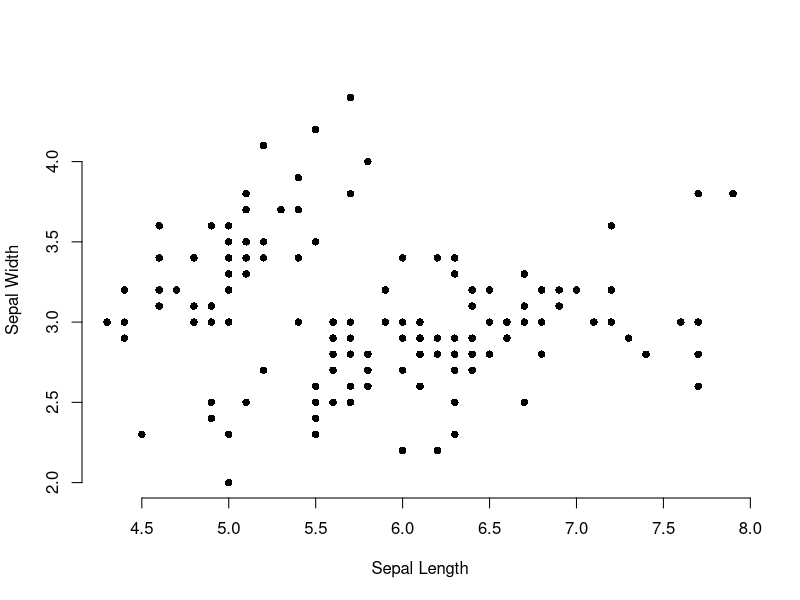
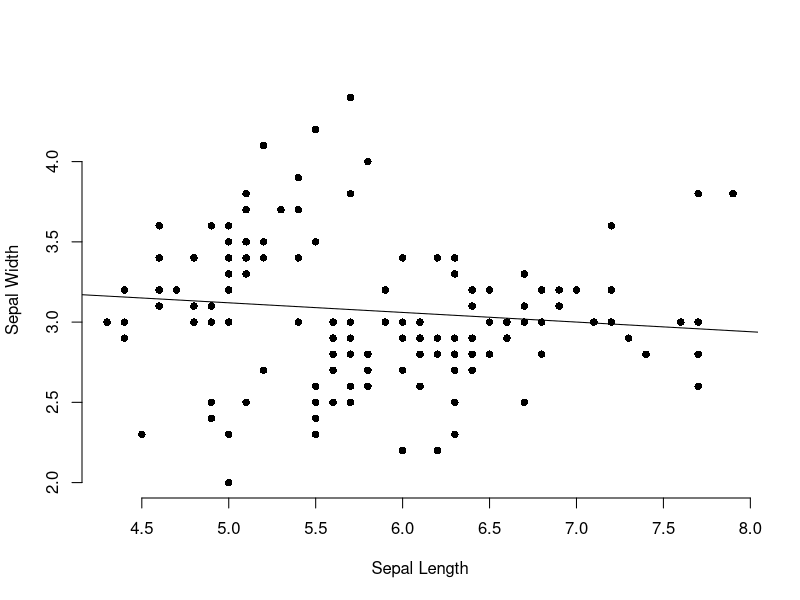
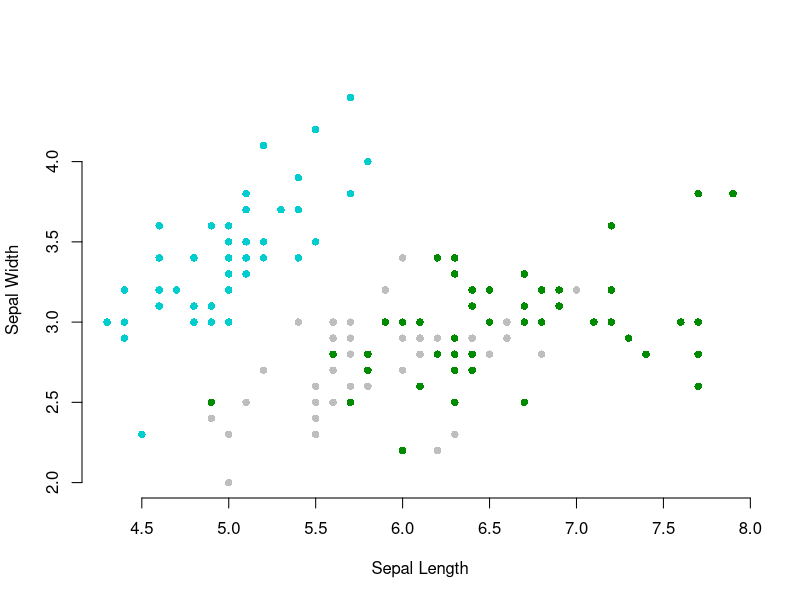
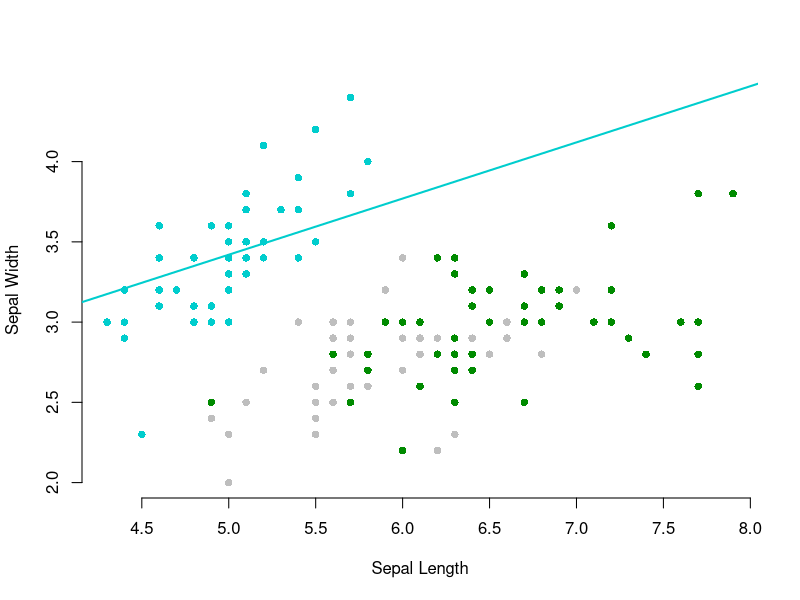
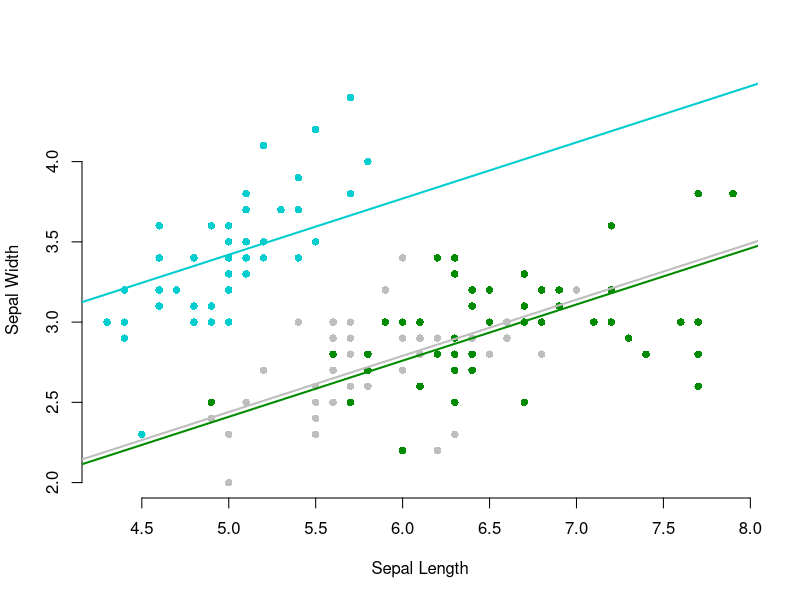
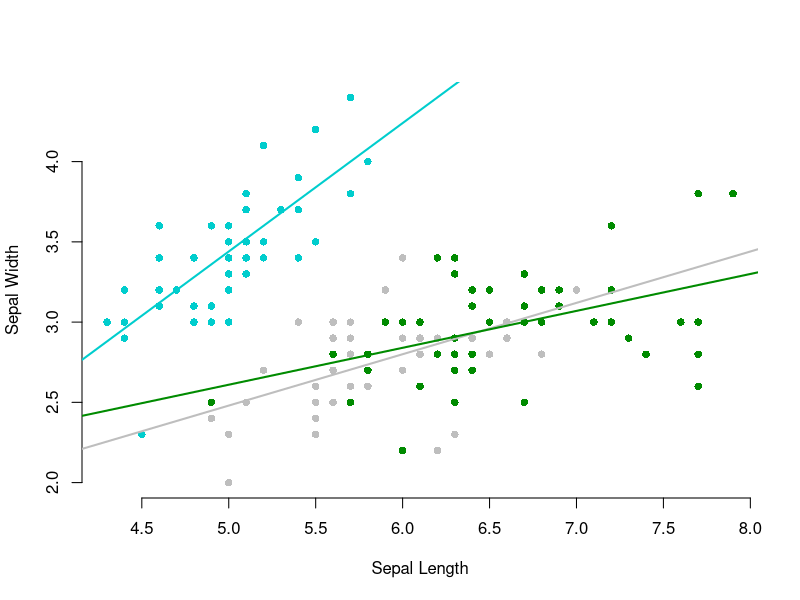
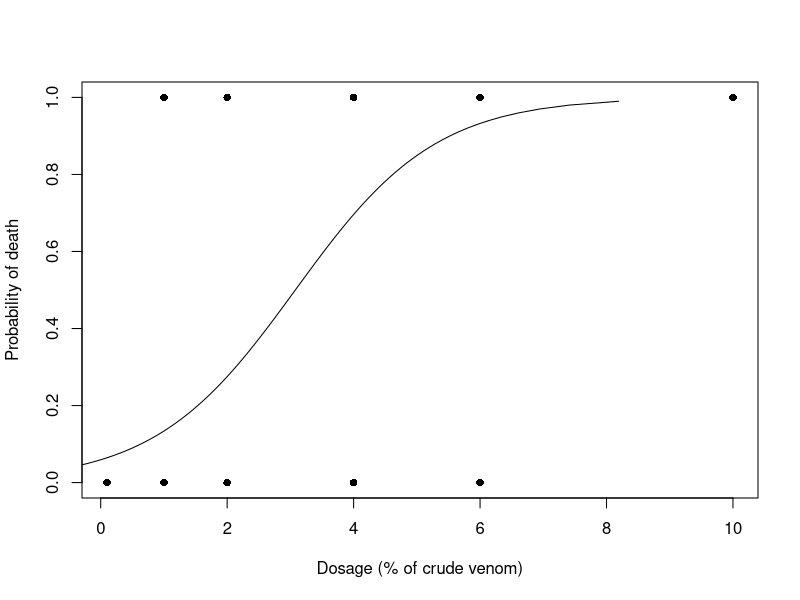

Recreate these plots in R, in order.
## ---- chunk 1

iris_data <- iris

## ---- chunk 2

library(MASS)

## ---- chunk 3

plot(iris_data$Sepal.Width ~ iris_data$Sepal.Length, 
     pch = 16,
     bty = "n",
     xlab = "Sepal Length",
     ylab = "Sepal Width")

## ---- chunk 4

mod_1 <- lm(Sepal.Width ~ Sepal.Length,
            data = iris_data)

summary(mod_1)
## ---- chunk 5

plot(iris_data$Sepal.Width ~ iris_data$Sepal.Length, 
     pch = 16,
     bty = "n",
     xlab = "Sepal Length",
     ylab = "Sepal Width")

abline(3.42, -0.06)

## ---- chunk 6

plot(iris_data$Sepal.Width ~ iris_data$Sepal.Length, 
     bty = "n",
     xlab = "Sepal Length",
     ylab = "Sepal Width",
     col = "white")

# colour the points for setosa
points(iris_data[iris_data$Species == "setosa", "Sepal.Width"] ~ 
         iris_data[iris_data$Species == "setosa", "Sepal.Length"],
       col = "cyan3",
       pch = 16)


# colour the points for versicolor
points(iris_data[iris_data$Species == "versicolor", "Sepal.Width"] ~ 
         iris_data[iris_data$Species == "versicolor", "Sepal.Length"],
       col = "grey",
       pch = 16)


# colour the points for virginica
points(iris_data[iris_data$Species == "virginica", "Sepal.Width"] ~ 
         iris_data[iris_data$Species == "virginica", "Sepal.Length"],
       col = "green4",
       pch = 16)



## ---- chunk 7

levels(iris_data$Species)

## ---- chunk 8

mod_2 <- lm(Sepal.Width ~ Sepal.Length + Species,
            data = iris_data)

summary(mod_2)
## ---- chunk 9

plot(iris_data$Sepal.Width ~ iris_data$Sepal.Length, 
     bty = "n",
     xlab = "Sepal Length",
     ylab = "Sepal Width",
     col = "white")

# colour the points for setosa
points(iris_data[iris_data$Species == "setosa", "Sepal.Width"] ~ 
         iris_data[iris_data$Species == "setosa", "Sepal.Length"],
       col = "cyan3",
       pch = 16)


# colour the points for versicolor
points(iris_data[iris_data$Species == "versicolor", "Sepal.Width"] ~ 
         iris_data[iris_data$Species == "versicolor", "Sepal.Length"],
       col = "grey",
       pch = 16)


# colour the points for virginica
points(iris_data[iris_data$Species == "virginica", "Sepal.Width"] ~ 
         iris_data[iris_data$Species == "virginica", "Sepal.Length"],
       col = "green4",
       pch = 16)


abline(1.67, 0.35,
       col = "cyan3",
       lty = 1,
       lwd = 2)

## ---- chunk 10

summary(mod_2)

## ---- chunk 11

#Set up the graph
plot(iris_data$Sepal.Width ~ iris_data$Sepal.Length, 
     bty = "n",
     xlab = "Sepal Length",
     ylab = "Sepal Width",
     col = "white")

# colour the points for setosa
points(iris_data[iris_data$Species == "setosa", "Sepal.Width"] ~ 
         iris_data[iris_data$Species == "setosa", "Sepal.Length"],
       col = "cyan3",
       pch = 16)


# colour the points for versicolor
points(iris_data[iris_data$Species == "versicolor", "Sepal.Width"] ~ 
         iris_data[iris_data$Species == "versicolor", "Sepal.Length"],
       col = "grey",
       pch = 16)


# colour the points for virginica
points(iris_data[iris_data$Species == "virginica", "Sepal.Width"] ~ 
         iris_data[iris_data$Species == "virginica", "Sepal.Length"],
       col = "green4",
       pch = 16)

#fit the line for setosa
abline(1.67, 0.35,
       col = "cyan3",
       lty = 1,
       lwd = 2)

#fit the line for versicolor
abline(1.67 -0.98, 0.35,
       col = "grey",
       lty = 1,
       lwd = 2)

#fit the line for virginica
abline(1.67 -1.01, 0.35,
       col = "green4",
       lty = 1,
       lwd = 2)


## ---- chunk 12

mod_3 <- lm(Sepal.Width ~ Sepal.Length + Species + Sepal.Length:Species,
            data = iris_data)

summary(mod_3)
## ---- chunk 13

#Set up the graph
plot(iris_data$Sepal.Width ~ iris_data$Sepal.Length, 
     bty = "n",
     xlab = "Sepal Length",
     ylab = "Sepal Width",
     col = "white")

# colour the points for setosa
points(iris_data[iris_data$Species == "setosa", "Sepal.Width"] ~ 
         iris_data[iris_data$Species == "setosa", "Sepal.Length"],
       col = "cyan3",
       pch = 16)


# colour the points for versicolor
points(iris_data[iris_data$Species == "versicolor", "Sepal.Width"] ~ 
         iris_data[iris_data$Species == "versicolor", "Sepal.Length"],
       col = "grey",
       pch = 16)


# colour the points for virginica
points(iris_data[iris_data$Species == "virginica", "Sepal.Width"] ~ 
         iris_data[iris_data$Species == "virginica", "Sepal.Length"],
       col = "green4",
       pch = 16)

#fit the line for setosa
abline(-0.56, 0.80,
       col = "cyan3",
       lty = 1,
       lwd = 2)

#fit the line for versicolor
abline(-0.56 + 1.44, 0.80 -0.48,
       col = "grey",
       lty = 1,
       lwd = 2)

#fit the line for virginica
abline(-0.56 + 2.02, 0.80 -0.57,
       col = "green4",
       lty = 1,
       lwd = 2)


## ---- chunk 14

#R squared can also just be found at the bottom of the summary(mod_1) results. 
summary(mod_1)$adj.r.squared

#R squared for model 2
summary(mod_2)$adj.r.squared

#R squared for model 3
summary(mod_3)$adj.r.squared

## ---- chunk 15

#AIC 
AIC(mod_1)

#AICfor model 2
AIC(mod_2)

#AICfor model 3
AIC(mod_3)

## ---- chunk 16

mod_4 <- glm(Sepal.Width ~ Sepal.Length + Species + Sepal.Length:Species, 
             family = "gaussian",
            data = iris_data)

summary(mod_4)
## ---- chunk 17

#this subsets to just woodlice
tox_data <- read.csv("tox_test.csv", 
                      header = T,
                      sep = ",")

## ---- chunk 18

model_logistic <- glm(dead ~ dose_percent_venom,
             binomial(link = logit),
             data = tox_data)

## ---- chunk 19

#this just generates a sequence of numbers
ypredicts <- seq(0, 1, 0.01)
xpredicts <- dose.p(model_logistic,p=c(ypredicts))


plot(dead ~ dose_percent_venom,
     ylab = "Probability of death",
     xlab = "Dosage (% of crude venom)",
     pch = 16,
     data = tox_data)

lines(unlist(xpredicts), ypredicts)

## ---- chunk 20
#the dose.p function is found in the MASS package
# The p=c(0.5) part asks for the value on the x-axis when the value is 0.5
# on the y-axis. Here 0.5 means 50% chance of mortality.

LD50 <- dose.p(model_logistic,p=c(0.5))

